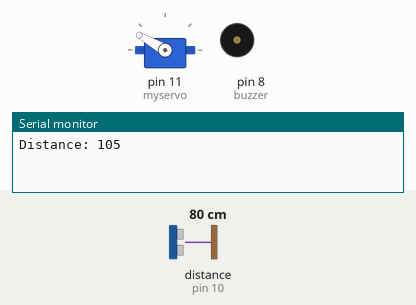
This sketch was run on a simulated Arduino Uno, built with avr-gcc and run on an emulated ATmega328P. On the bench: servo, buzzer (waves = sounding, pin HIGH), the last lines printed to the serial monitor. Wiring (inferred from the names in the program): ultrasonic range finder: trigger pin 9; echo pin 10. The inputs (shaded band) are chosen by the test bench; at power-on: distance to the obstacle (sensor on pin 10) 80 cm. The echo pulse lasts 58.3 µs per cm; pins used as bus, display or sensor lines are not drawn.

Above: at 2.2 s.
2.3 s: distance to the obstacle (sensor on pin 10) set to 12 cm
5.8 s: distance to the obstacle (sensor on pin 10) set to 9 cm
At 7.9 s:
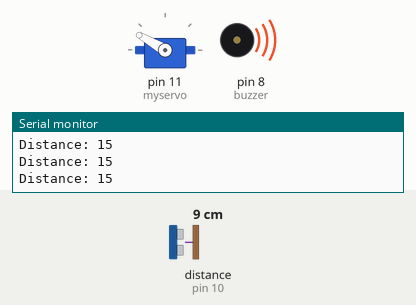
8.5 s: distance to the obstacle (sensor on pin 10) set to 18 cm
At 8.66 s:
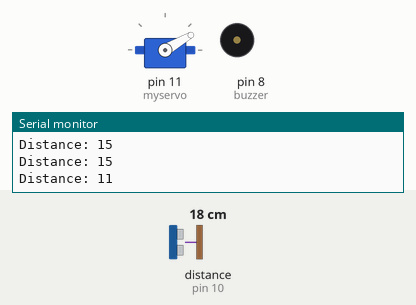
13.3 s: distance to the obstacle (sensor on pin 10) set to 2 cm
At 14.8 s:
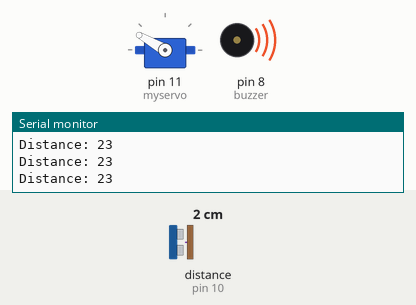
Timing chart, 0 to 16.3 s (numbered marks = the images above; inputs shaded):
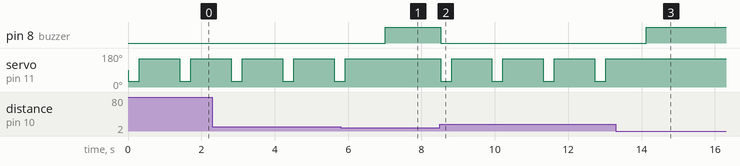

Measured:
- the behaviour switches between 11 and 10 cm on distance to the obstacle (sensor on pin 10) (found by bisection; images 0 and 1)
- after the input at 5.8 s, pin 8 (buzzer): LOW → HIGH after 1.2 s; servo on pin 11 (myservo): goes on until 5.9 s, then stays 150°
- after the input at 8.5 s, pin 8 (buzzer): HIGH → LOW at once; servo on pin 11 (myservo): alternates 150° for 1.1 s and 30° for 0.30 s, starting at once
- after the input at 13.3 s, pin 8 (buzzer): LOW → HIGH after 0.83 s; servo on pin 11 (myservo): stops changing and stays 150°
- by itself, servo on pin 11 (myservo): alternates 150° for 1.1 s and 30° for 0.30 s

The sketch:

Stick_For_Blind_Person__1_.ino
```cpp
//Code Made by channel Study Nepal
#include <Servo.h>
 Servo myservo;  // create servo object to control a servo
// twelve servo objects can be created on most boards
const int trigPin = 9;
const int echoPin = 10;
const int buzzer = 8;
// defines variables
long duration;
int distance;
int safetyDistance;
void setup() {
myservo.attach(11);  // attaches the servo on pin 11 to the servo object
pinMode(trigPin, OUTPUT); // Sets the trigPin as an Output
pinMode(echoPin, INPUT); // Sets the echoPin as an Input
pinMode(buzzer, OUTPUT);

Serial.begin(9600); // Starts the serial communication
}
void loop() {
 // Clears the trigPin
digitalWrite(trigPin, LOW);
delayMicroseconds(2);

// Sets the trigPin on HIGH state for 10 micro seconds
digitalWrite(trigPin, HIGH);
delayMicroseconds(2);
digitalWrite(trigPin, LOW);

// Reads the echoPin, returns the sound wave travel time in microseconds
duration = pulseIn(echoPin, HIGH);

// Calculating the distance
distance= duration*0.034/1.5;

safetyDistance = distance;
if (safetyDistance <= 12 ){

  digitalWrite(buzzer, HIGH);
  delay(1500);
}
else{

  digitalWrite(buzzer, LOW);
  myservo.write(30);              // tell servo to go to position in variable 'pos'
    delay(300);
    myservo.write(150);              // tell servo to go to position in variable 'pos'
    delay(1100);
    }
Serial.print("Distance: ");
Serial.println(distance);
  }
```
